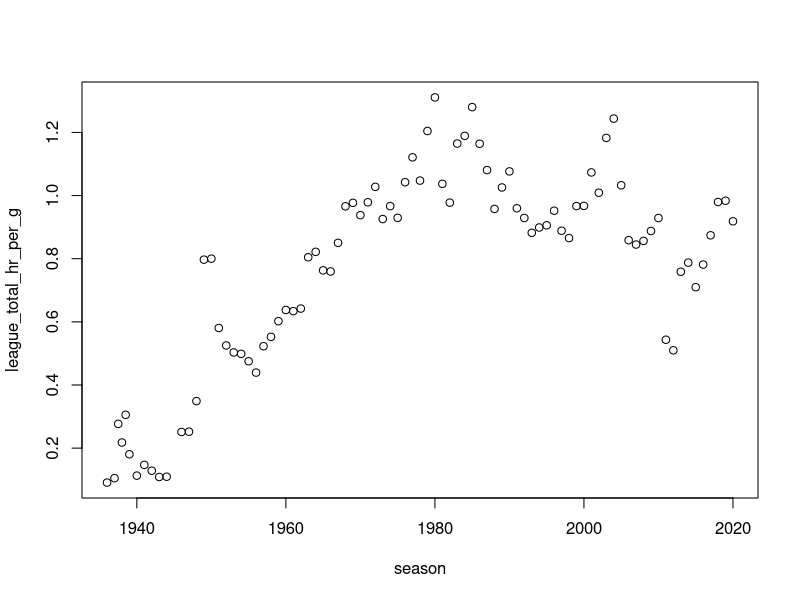
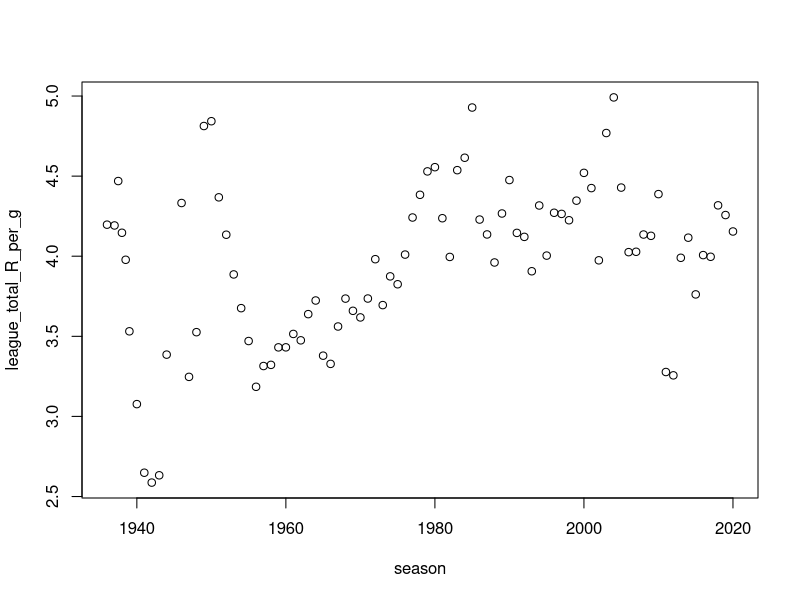
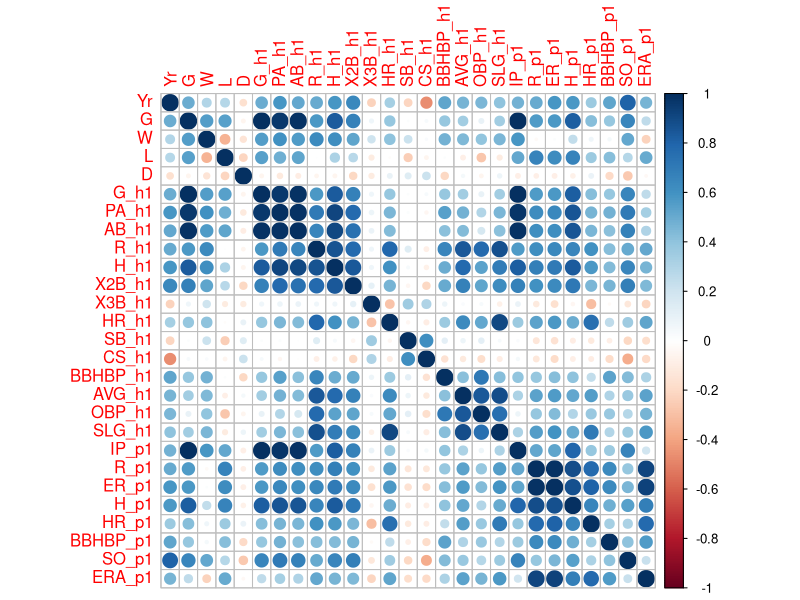
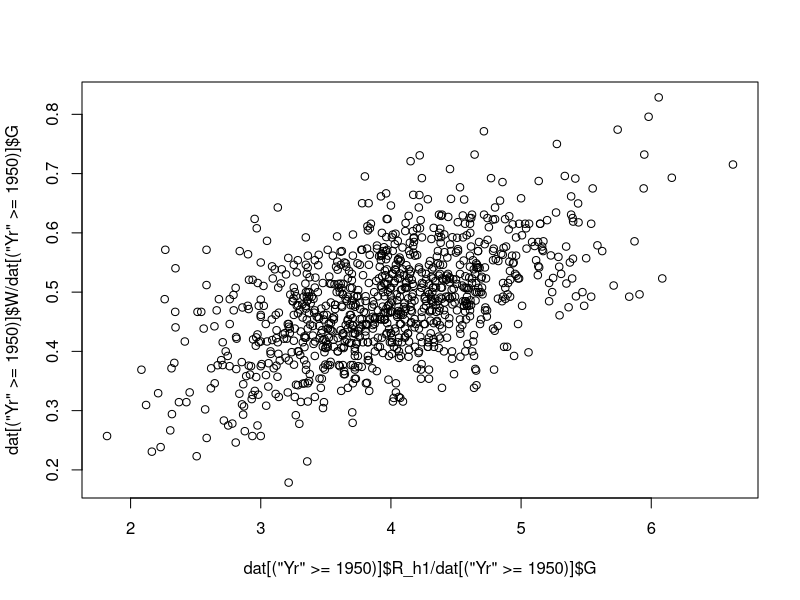

These figures' R source, in order:
## ---- chunk 1
knitr::opts_chunk$set(echo = TRUE)
## ---- chunk 2
dat=read.csv('NPB.final.csv',row.names = 1)
attach(dat)

summary(dat) #각종 기술 통계


## ---- chunk 3
season=c(1936,1937,1937.5,1938,1938.5,seq(1939,1944),seq(1946,2020))
league_total_hr_per_g=c()
league_total_R_per_g=c()
for (i in season){league_total_hr=sum(subset(dat,select = HR_h1,subset = Yr==i))
league_total_g=sum(subset(dat,select = G,subset = Yr==i))             
league_total_hr_per_g=append(league_total_hr_per_g,(league_total_hr/league_total_g))
}
for (i in season){league_total_R=sum(subset(dat,select = R_h1,subset = Yr==i))
league_total_g=sum(subset(dat,select = G,subset = Yr==i))             
league_total_R_per_g=append(league_total_R_per_g,(league_total_R/league_total_g))
}
league_total_hr_per_g
league_total_R_per_g
## ---- chunk 4
plot(season,league_total_hr_per_g)
plot(season,league_total_R_per_g)
## ---- chunk 5
dat2=subset(dat,subset = Yr>=1950)
summary(dat2)
## ---- chunk 6
library(corrplot)
mat=dat[,c(seq(3,21),seq(26,29),seq(32,35))]
mat=na.omit(mat)
mat_cor=cor(mat)
corrplot(mat_cor,method='circle')
plot(dat[('Yr'>=1950)]$R_h1/dat[('Yr'>=1950)]$G,dat[('Yr'>=1950)]$W/dat[('Yr'>=1950)]$G)

